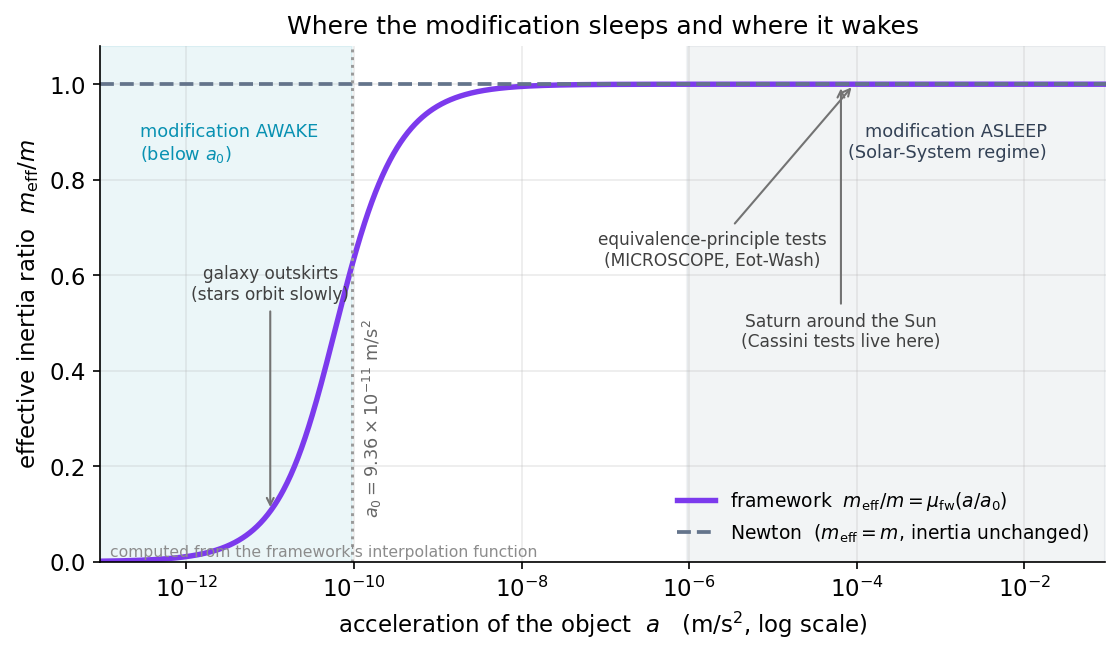

Generate this figure with Python:
import numpy as np, matplotlib
matplotlib.use("Agg")
import matplotlib.pyplot as plt
plt.rcParams.update({"figure.dpi":150,"savefig.dpi":150,"font.size":11,
    "axes.grid":True,"grid.alpha":0.25,"axes.spines.top":False,"axes.spines.right":False,
    "axes.titlesize":12,"figure.facecolor":"white","axes.facecolor":"white"})
C_FW="#7c3aed"; C_NEWTON="#64748b"; C_MOND="#0891b2"; C_DATA="#dc2626"

a0 = 9.36e-11  # m/s^2, framework's acceleration scale (FORM forced; VALUE is an input)

def mu_fw(x):
    return (np.sqrt(1.0+4.0*x*x)-1.0)/(2.0*x)

a = np.logspace(-3, 9, 1400) * a0      # 1e-3 a0 .. 1e9 a0
x = a/a0
ratio = mu_fw(x)

fig, ax = plt.subplots(figsize=(7.6,4.5))
ax.set_xscale("log")
ax.plot(a, ratio, color=C_FW, lw=2.6,
        label=r"framework  $m_{\rm eff}/m=\mu_{\rm fw}(a/a_0)$")
ax.axhline(1.0, color=C_NEWTON, ls="--", lw=1.8,
           label="Newton  ($m_{\\rm eff}=m$, inertia unchanged)")
ax.axvline(a0, color="0.6", ls=":", lw=1.4)
ax.text(a0*1.3, 0.30, r"$a_0=9.36\times10^{-11}$ m/s$^2$",
        rotation=90, va="center", fontsize=8.5, color="0.4")
ax.axvspan(1e-3*a0, 1.0*a0, color=C_MOND, alpha=0.08)
ax.axvspan(1e4*a0, 1e9*a0, color=C_NEWTON, alpha=0.08)

a_saturn = 6.5e-5
a_galaxy = 1.0e-11
ax.annotate("galaxy outskirts\n(stars orbit slowly)",
            xy=(a_galaxy, mu_fw(a_galaxy/a0)), xytext=(a_galaxy, 0.55),
            fontsize=8.2, ha="center", color="0.25",
            arrowprops=dict(arrowstyle="->", color="0.45", lw=1))
ax.annotate("Saturn around the Sun\n(Cassini tests live here)",
            xy=(a_saturn, mu_fw(a_saturn/a0)), xytext=(a_saturn, 0.45),
            fontsize=8.2, ha="center", color="0.25",
            arrowprops=dict(arrowstyle="->", color="0.45", lw=1))
ax.annotate("equivalence-principle tests\n(MICROSCOPE, Eot-Wash)",
            xy=(1e6*a0, mu_fw(1e6)), xytext=(2e4*a0, 0.62),
            fontsize=8.2, ha="center", color="0.25",
            arrowprops=dict(arrowstyle="->", color="0.45", lw=1))
ax.text(3e-3*a0, 0.92, "modification AWAKE\n(below $a_0$)", fontsize=8.5,
        color=C_MOND, ha="left", va="top")
ax.text(2e8*a0, 0.92, "modification ASLEEP\n(Solar-System regime)", fontsize=8.5,
        color="#334155", ha="right", va="top")

ax.set_xlabel(r"acceleration of the object  $a$   (m/s$^2$, log scale)")
ax.set_ylabel(r"effective inertia ratio  $m_{\rm eff}/m$")
ax.set_title("Where the modification sleeps and where it wakes")
ax.set_ylim(0, 1.08)
ax.set_xlim(a.min(), a.max())
ax.legend(frameon=False, loc="lower right", fontsize=9)
ax.text(0.01,0.01,"computed from the framework's interpolation function",
        transform=ax.transAxes, fontsize=7.5, color="0.55")
fig.tight_layout(); fig.savefig("ch13_inertia_switchoff.png", bbox_inches="tight"); print("ok")
